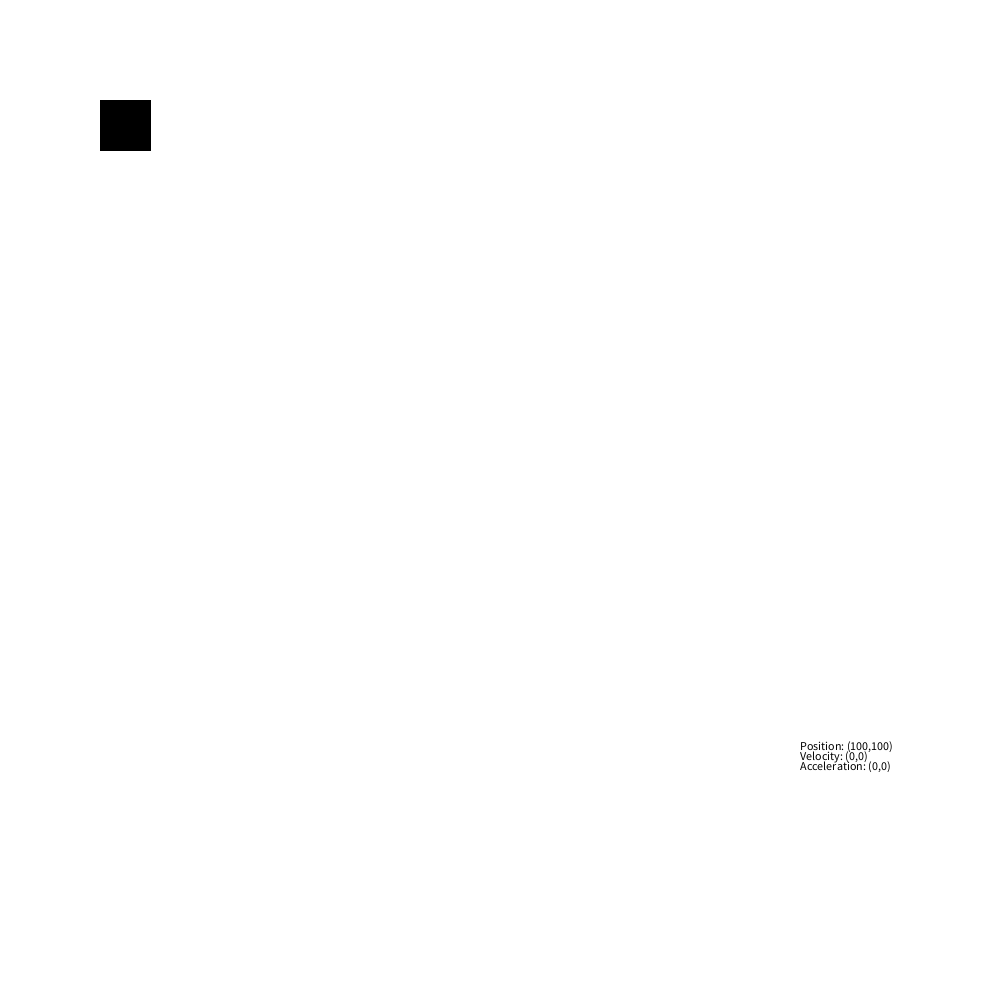
Frame 1 (no input)
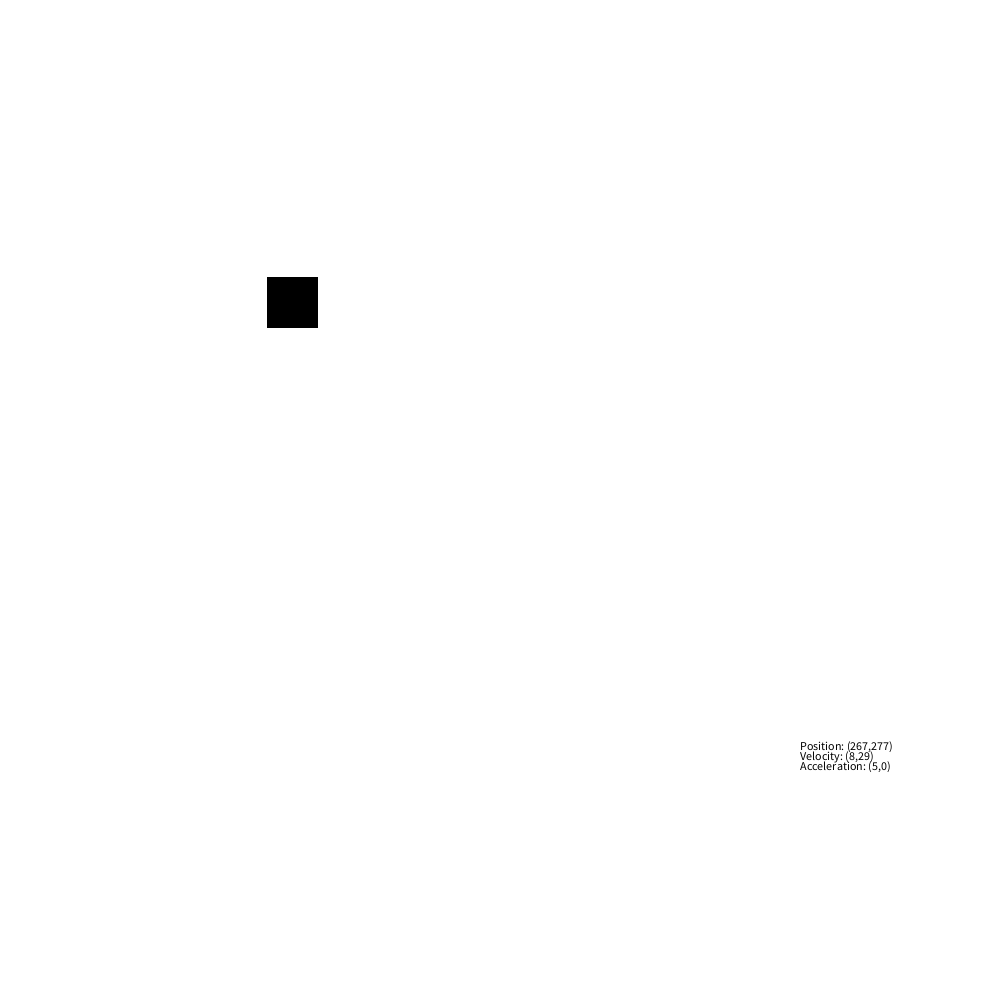
Frame 60 (the mouse pressed at the canvas centre just before this capture)
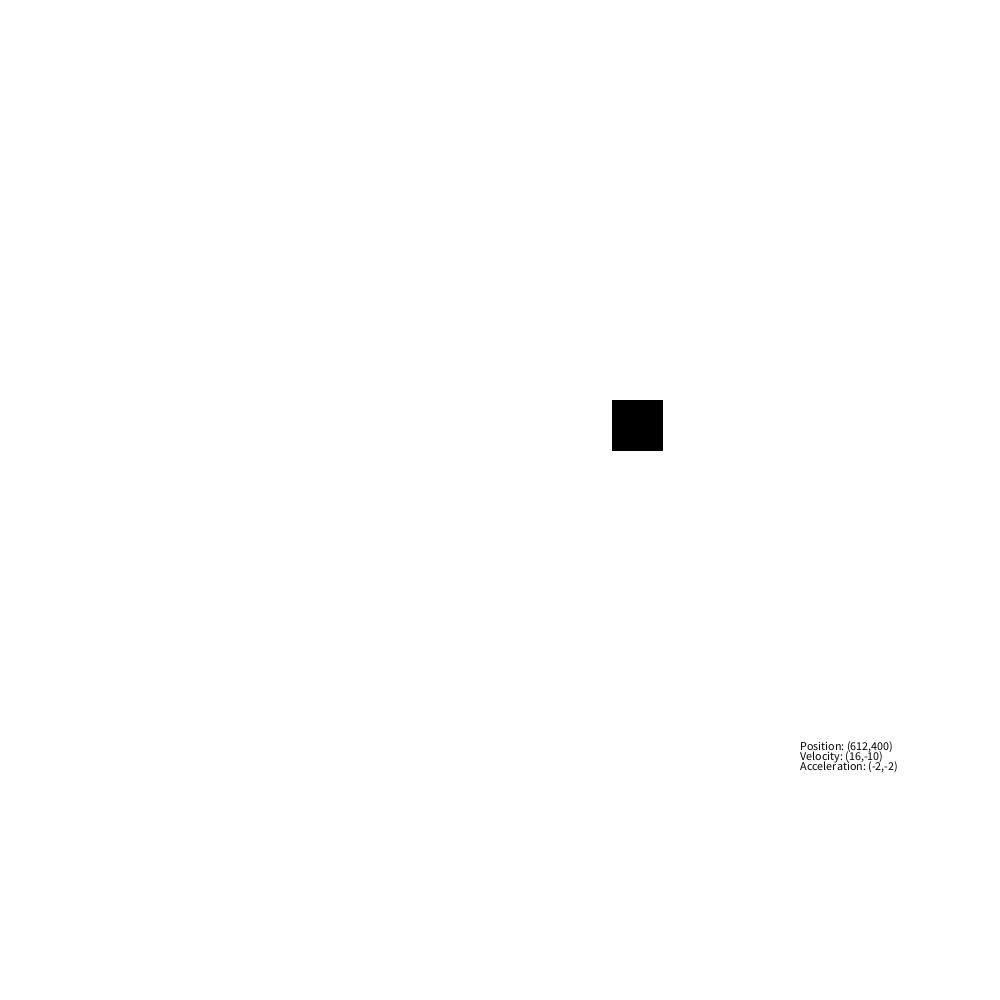
Frame 120 (the mouse held since frame 60 and released just before this capture)

The Processing sketch that drew these frames (run headless with seeded random() and noise(); from frame 60 on, the mouse is pressed at the canvas centre):

// Processing sketch: robotPIDSimulation
// ── robotPIDSimulation.pde
class Robot {
  public float x;
  public float y;
  public float pastX;
  public float pastY;
  public float xVel;
  public float yVel;
  public float xAcc;
  public float yAcc;
  
  float SIZE;
  
  float NOISE;
  float VEL_LIMIT;
  float ACC_LIMIT;
  
  Robot(float x, float y) {
    this.x = x;
    this.y = y;
    this.pastX = x;
    this.pastY = y;
    this.xVel = 0;
    this.yVel = 0;
    this.xAcc = 0;
    this.yAcc = 0;
    
    this.SIZE = 50;
    
    // Arbitrary numbers for now
    this.NOISE = 0.1;
    this.VEL_LIMIT = 30;
    this.ACC_LIMIT = 5;
  }
  
  /* draws the robot on the canvas */
  public void display() {
    fill(color(0,0,0));
    stroke(0,0,0);
    rect(this.x, this.y, this.SIZE, this.SIZE);
    
    text("Position: ("+int(this.x)+","+int(this.y)+")", 800, 750);
    text("Velocity: ("+int(this.xVel)+","+int(this.yVel)+")", 800, 760);
    text("Acceleration: ("+int(this.xAcc)+","+int(this.yAcc)+")", 800, 770);
  }
  
  /* moves the robot every frame */
  public void update(int width, int height) {
    this.xVel += this.xAcc + random(-NOISE,NOISE);
    this.pastX = this.x;
    this.x += this.xVel;
    
    this.yVel += this.yAcc + random(-NOISE,NOISE);
    this.pastY = this.y;
    this.y += this.yVel;
    
    // can't go past edges of screen
    if (this.x > width) {
      this.x = width;
    }
    else if (this.x < 0) {
      this.x = 0;
    }
    if (this.y > height) {
      this.y = height;
    }
    else if (this.y < 0) {
      this.y = 0;
    }
    
    // limit velocity and acceleration
    this.xVel = constrain(this.xVel, -VEL_LIMIT, VEL_LIMIT);
    this.yVel = constrain(this.yVel, -VEL_LIMIT, VEL_LIMIT);
    this.xAcc = constrain(this.xAcc, -ACC_LIMIT, ACC_LIMIT);
    this.yAcc = constrain(this.yAcc, -ACC_LIMIT, ACC_LIMIT);
  }
  
  /* accelerates the robot */
  public void accelerate(float x, float y) {
    this.xAcc += x;
    this.yAcc += y;
  }
  
  /* accelerates towards target acceleration */
  public void tune(float targetXAcc, float targetYAcc) {
    if (this.xAcc > targetXAcc) {
      this.xAcc -= 0.5;
    }
    else if (this.xAcc < targetXAcc) {
      this.xAcc += 0.5;
    }
    if (this.yAcc > targetYAcc) {
      this.yAcc -= 0.5;
    }
    else if (this.yAcc < targetYAcc) {
      this.yAcc += 0.5;
    }
  }
}

/* calculates acceleration given error */
class PID {
  float p;
  float i;
  float d;
  float f;
  float error;
  float xErrorSum;
  float yErrorSum;
  
  PID(float p, float i, float d, float f) {
    this.p = p;
    this.i = i;
    this.d = d;
    this.f = f;
    this.error = -1;
    this.xErrorSum = 0;
    this.yErrorSum = 0;
  }
  public float updateX(float currentX, float pastX, float targetX) {
    this.error = targetX-currentX;
    this.xErrorSum += this.error;
    return this.error*this.p - (currentX-pastX)*this.d + this.xErrorSum*this.i;
  }
  
  public float updateY(float currentY, float pastY, float targetY) {
    this.error = targetY-currentY;
    this.yErrorSum += this.error;
    return this.error*this.p - (currentY-pastY)*this.d + this.yErrorSum*this.i;
  }
}

Robot testRobot = new Robot(100, 100);
PID testPID = new PID(0.02, 0.0005, 0.04, 0);

/* increments the robot's acceleration (by calling its "accelerate" method)
when keys are pressed, mostly as a test of physics in the program */
public void keyPressed() {
  if (key == CODED) {
    if (keyCode == LEFT) {
      testRobot.accelerate(-1,0);
    }
    else if (keyCode == RIGHT) {
      testRobot.accelerate(1,0);
    }
    else if (keyCode == UP) {
      testRobot.accelerate(0,-1);
    }
    else if (keyCode == DOWN) {
      testRobot.accelerate(0,1);
    }
  }
}

/* called once at the start of the program */
void setup() {
  int width;
  int height;
  
  width = 1000;
  height = 1000;
  
  // so that Processing doesn't say that the variables aren't used
  println(width);
  println(height);
  
  // can't use variables for size...
  size(1000,1000);
  background(255);
  frameRate(12);
}

/* runs every frame */
void draw() {
  background(255);
  testRobot.tune(
                 testPID.updateX(testRobot.x, testRobot.pastX, 500),
                 testPID.updateY(testRobot.y, testRobot.pastY, 300)
                 );
  testRobot.update(width, height);
  testRobot.display();
}
